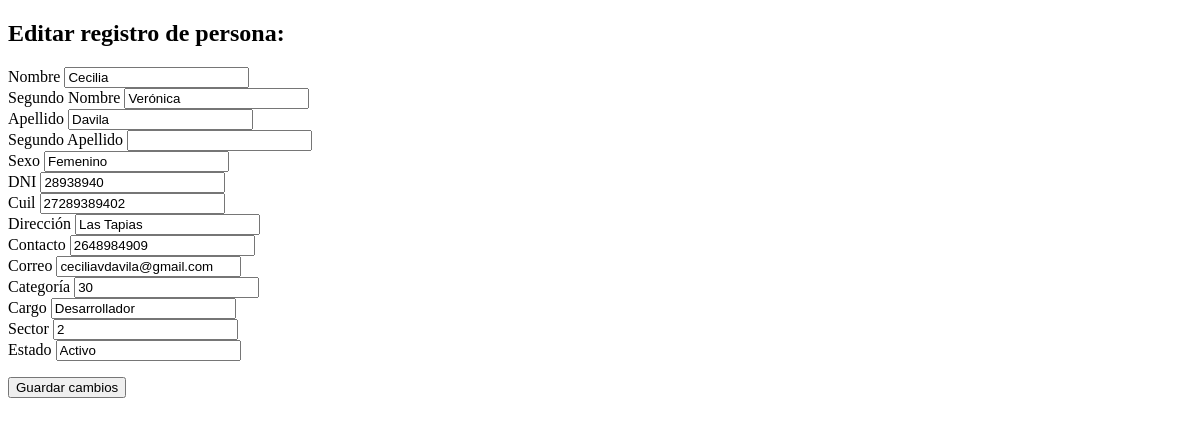
The app's page /login/AdminLTE-3.2.0/editper.php?id=10, older data.
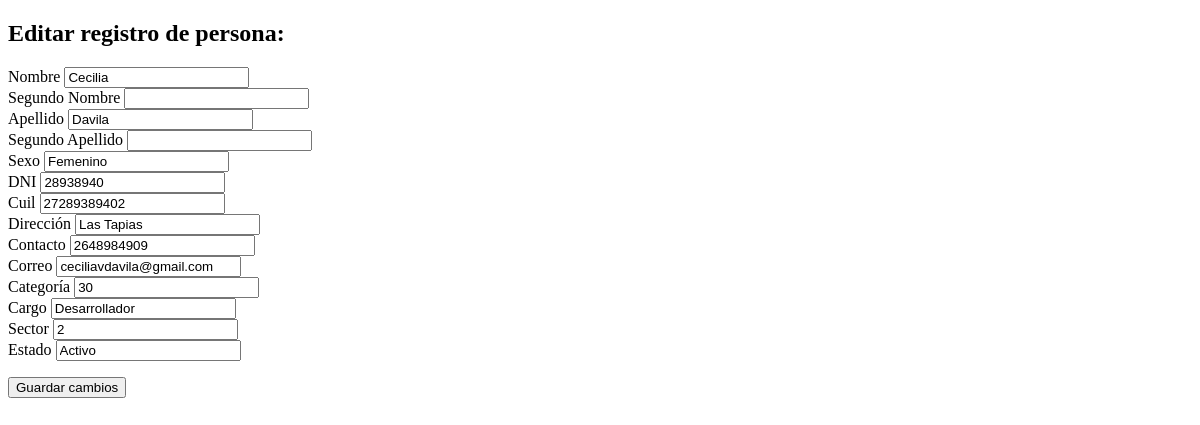
The same page, newer data.
### tables this page shows
CREATE TABLE `persona` (
  `id_persona` int(100) NOT NULL,
  `nombre1` varchar(50) NOT NULL,
  `nombre2` varchar(20) NOT NULL,
  `apellido1` varchar(25) NOT NULL,
  `apellido2` varchar(20) NOT NULL,
  `sexo` varchar(20) NOT NULL,
  `dni` char(8) NOT NULL,
  `cuil` char(11) NOT NULL,
  `direccion` varchar(100) NOT NULL,
  `contacto` varchar(20) NOT NULL,
  `correo` varchar(100) NOT NULL,
  `categoria` int(100) NOT NULL,
  `cargo` varchar(50) NOT NULL,
  `sector` varchar(30) NOT NULL,
  `persona_estado` varchar(50) NOT NULL,
  `estado` int(1) NOT NULL DEFAULT 1
);

### login/AdminLTE-3.2.0/editper.php (the view, shortened to what this page needs)
<?php
require_once('conexion.php');
mysqli_set_charset($conn,"utf8");
$id_per = $_GET['id'];
?>
<!doctype html>
<html lang="es">
<head>
</head>
<body>
                <?php
                $query  = "SELECT * FROM persona WHERE id_persona= '$id_per'";
                $result  = mysqli_query($conn, $query);
                while ($row = mysqli_fetch_assoc($result)) {
                ?>
                    <h2>Editar registro de persona:</h2>
                    <form action="" method="POST">
                    <label>Nombre</label>
                        <input type="text" name="nombre1" value="<?php echo $row['nombre1']; ?>"><br>
                    <label> Segundo Nombre</label>
                        <input type="text" name="nombre2" value="<?php echo $row['nombre2']; ?>"><br>
                    <label>Apellido</label>
                        <input type="text" name="apellido1" value="<?php echo $row['apellido1']; ?>"><br>
                    <label>Segundo Apellido</label>
                        <input type="text" name="apellido2" value="<?php echo $row['apellido2']; ?>"><br>
                    <label>Sexo</label>
                        <input type="text" name="sexo" value="<?php echo $row['sexo']; ?>"><br>
                    <label>DNI</label>
                        <input type="numero" name="dni" value="<?php echo $row['dni']; ?>"><br>
                    <label>Cuil</label>
                        <input type="numero" name="cuil" value="<?php echo $row['cuil']; ?>"><br>
                    <label>Dirección</label>
                        <input type="text" name="direccion" value="<?php echo $row['direccion']; ?>"><br>
                    <label>Contacto</label>
                        <input type="numero" name="contacto" value="<?php echo $row['contacto']; ?>"><br>
                    <label>Correo</label>
                        <input type="text" name="correo" value="<?php echo $row['correo']; ?>"><br>
                    <label>Categoría</label>
                        <input type="numero" name="categoria" value="<?php echo $row['categoria']; ?>"><br>
                    <label>Cargo</label>
                        <input type="text" name="cargo" value="<?php echo $row['cargo']; ?>"><br>
                    <label>Sector</label>
                        <input type="numero" name="sector" value="<?php echo $row['sector']; ?>"><br>
                    <label>Estado</label>
                        <input type="text" name="persona_estado" value="<?php echo $row['persona_estado']; ?>"><br>
                        <button type="submit" name="submit"  href="login/AdminLTE-3.2.0/index1.php">Guardar cambios</button>
                    </form><p>
                <?php
                }
                ?>
</body>
</html>

Row changes from the older to the newer data that the page shows:
changed persona "Cecilia": nombre2 "Verónica" → (not shown)
